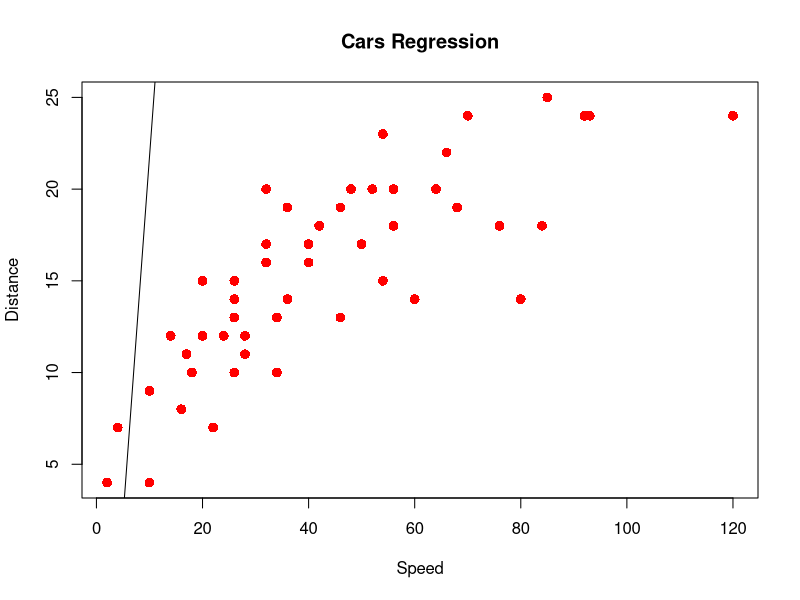

The R source for this figure:
head(cars)
dim(cars)

car_sample <- sample(50,40)
train_data <- cars[car_sample,]
testdata <- cars[-car_sample,]
dim(train_data)
dim(testdata)

linearModel <- lm(dist ~ speed, data = train_data)
print(linearModel)

summary(linearModel)

cars_prediction <- predict(linearModel,testdata)
cars_prediction

plot(cars$dist,cars$speed,col="red",
     main="Cars Regression",
     abline(lm(cars$dist~cars$speed)),
     cex=1.3,pch=16,
     xlab="Speed",
     ylab="Distance")
new_data <- data.frame(speed=4)
new_prediction <- predict(linearModel,newdata= new_data)
new_prediction
